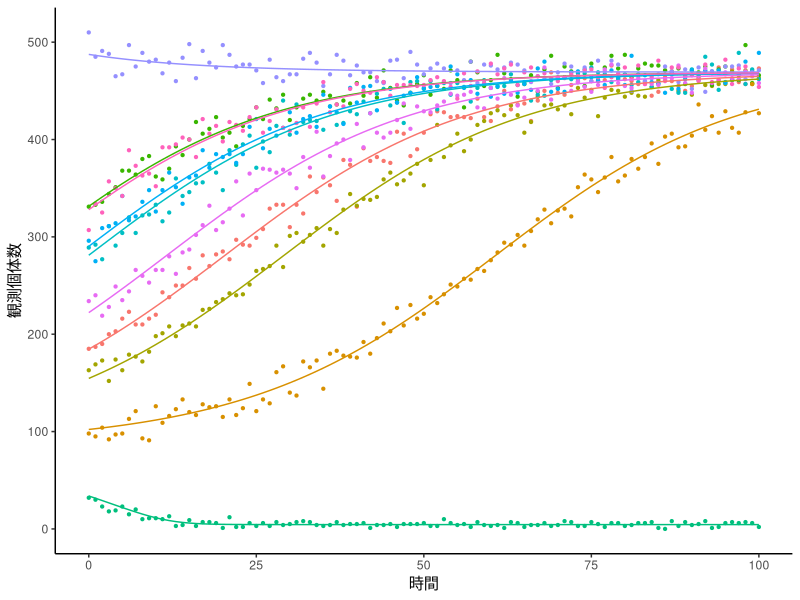

Write R code to recreate this figure.
library(deSolve)
library(ggplot2)
library(dplyr)
library(tidyr)

# 微分方程式の定義
Ppun_aggr <- function(t, x, params) {
  alpha <- params["alpha"]
  beta <- params["beta"]
  s <- params["s"]
  N <- params["N"]
  
  dxdt <- (alpha + beta * x[1]) * (N - x[1]) - (s * x[1]) / (s + x[1])
  
  list(c(dxdt))
}

# パラメータの固定値設定
alpha <- 0.0045
beta <- 0.00015   # 仮の値、適宜変更してください
s <- 10
N <- 600
times <- seq(0, 100, by = 1)  # 時間範囲

# 初期値をランダムにして10個のデータを生成
set.seed(100)  # 再現性のためのシード設定
initial_values <- runif(10, min = 0, max = N)  # 0からNの範囲でランダムに初期値を生成
results <- list()

for (i in 1:10) {
  x0 <- initial_values[i]
  params <- c(alpha = alpha, beta = beta, s = s, N = N)
  output <- ode(y = c(x = x0), times = times, func = Ppun_aggr, parms = params)
  df <- as.data.frame(output)
  df$initial_value <- x0  # 初期値を記録
  
  # 二項分布に従ってばらつかせる
  df$x_obs <- rbinom(n = nrow(df), size = N, prob = df$x / N)
  
  results[[i]] <- df
}

# データを結合
all_data <- bind_rows(results, .id = "series")

# ggplotで散布図を作成
plt <- ggplot(all_data, aes(x = time, y = x_obs, color = as.factor(series))) +
  geom_point(size=0.8) +
  geom_line(aes(y = x), linetype = "solid") +
  labs(x = "時間", y = "観測個体数", color = "系列") +
  theme_classic()+
  theme(legend.position = "none") 

ggsave("plot.png", plot = plt, width = 1000, height = 800, units = "px")
